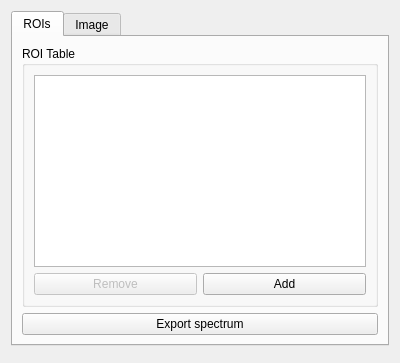
<?xml version="1.0" encoding="UTF-8"?>
<ui version="4.0">
 <class>Form</class>
 <widget class="QWidget" name="Form">
  <property name="geometry">
   <rect>
    <x>0</x>
    <y>0</y>
    <width>400</width>
    <height>363</height>
   </rect>
  </property>
  <property name="windowTitle">
   <string>Form</string>
  </property>
  <layout class="QVBoxLayout" name="verticalLayout">
   <item>
    <widget class="QTabWidget" name="exportTabs">
     <property name="currentIndex">
      <number>0</number>
     </property>
     <widget class="QWidget" name="roi_tab">
      <attribute name="title">
       <string>ROIs</string>
      </attribute>
      <layout class="QVBoxLayout" name="verticalLayout_4">
       <item>
        <widget class="QGroupBox" name="manualGroup">
         <property name="title">
          <string>ROI Table</string>
         </property>
         <property name="flat">
          <bool>false</bool>
         </property>
         <property name="checkable">
          <bool>false</bool>
         </property>
         <layout class="QVBoxLayout" name="verticalLayout_5">
          <item>
           <widget class="ROITableWidget" name="table_view">
            <attribute name="horizontalHeaderHighlightSections">
             <bool>true</bool>
            </attribute>
            <attribute name="verticalHeaderVisible">
             <bool>false</bool>
            </attribute>
           </widget>
          </item>
          <item>
           <layout class="QHBoxLayout" name="horizontalLayout">
            <item>
             <widget class="QPushButton" name="removeBtn">
              <property name="enabled">
               <bool>false</bool>
              </property>
              <property name="toolTip">
               <string>&lt;html&gt;&lt;head/&gt;&lt;body&gt;&lt;p&gt;Removes the selected row from the table.&lt;/p&gt;&lt;/body&gt;&lt;/html&gt;</string>
              </property>
              <property name="text">
               <string>Remove</string>
              </property>
             </widget>
            </item>
            <item>
             <widget class="QPushButton" name="addBtn">
              <property name="toolTip">
               <string>&lt;html&gt;&lt;head/&gt;&lt;body&gt;&lt;p&gt;Adds a new row to the table.&lt;/p&gt;&lt;p&gt;Slice index defaults to the current preview slice index.&lt;/p&gt;&lt;/body&gt;&lt;/html&gt;</string>
              </property>
              <property name="text">
               <string>Add</string>
              </property>
             </widget>
            </item>
           </layout>
          </item>
         </layout>
        </widget>
       </item>
       <item>
        <widget class="QPushButton" name="exportButton">
         <property name="sizePolicy">
          <sizepolicy hsizetype="Minimum" vsizetype="Fixed">
           <horstretch>0</horstretch>
           <verstretch>0</verstretch>
          </sizepolicy>
         </property>
         <property name="minimumSize">
          <size>
           <width>0</width>
           <height>0</height>
          </size>
         </property>
         <property name="text">
          <string>Export spectrum</string>
         </property>
        </widget>
       </item>
      </layout>
     </widget>
     <widget class="QWidget" name="image_tab">
      <attribute name="title">
       <string>Image</string>
      </attribute>
      <layout class="QVBoxLayout" name="verticalLayout_6">
       <item>
        <widget class="QLabel" name="label">
         <property name="text">
          <string>Output Mode</string>
         </property>
        </widget>
       </item>
       <item>
        <widget class="QComboBox" name="image_output_mode_combobox">
         <item>
          <property name="text">
           <string>2D Binned</string>
          </property>
         </item>
         <item>
          <property name="text">
           <string>Single Spectrum</string>
          </property>
         </item>
        </widget>
       </item>
       <item>
        <widget class="QLabel" name="label_2">
         <property name="text">
          <string>Error Mode</string>
         </property>
        </widget>
       </item>
       <item>
        <widget class="QComboBox" name="transmission_error_mode_combobox">
         <item>
          <property name="text">
           <string>Standard Deviation</string>
          </property>
         </item>
         <item>
          <property name="text">
           <string>Propagated</string>
          </property>
         </item>
        </widget>
       </item>
       <item>
        <widget class="QLabel" name="bin_size_label">
         <property name="text">
          <string>Bin Size</string>
         </property>
        </widget>
       </item>
       <item>
        <widget class="QSpinBox" name="bin_size_spinBox">
         <property name="minimum">
          <number>1</number>
         </property>
         <property name="maximum">
          <number>1000</number>
         </property>
         <property name="value">
          <number>10</number>
         </property>
        </widget>
       </item>
       <item>
        <widget class="QLabel" name="bin_step_label">
         <property name="text">
          <string>Bin Step</string>
         </property>
        </widget>
       </item>
       <item>
        <widget class="QSpinBox" name="bin_step_spinBox">
         <property name="minimum">
          <number>1</number>
         </property>
         <property name="maximum">
          <number>1000</number>
         </property>
        </widget>
       </item>
       <item>
        <spacer name="verticalSpacer_2">
         <property name="orientation">
          <enum>Qt::Vertical</enum>
         </property>
         <property name="sizeHint" stdset="0">
          <size>
           <width>20</width>
           <height>40</height>
          </size>
         </property>
        </spacer>
       </item>
       <item>
        <widget class="QPushButton" name="exportButtonRITS">
         <property name="text">
          <string>Export to RITS</string>
         </property>
        </widget>
       </item>
      </layout>
     </widget>
    </widget>
   </item>
   <item>
    <widget class="ROIPropertiesTableWidget" name="roi_properties_widget" native="true"/>
   </item>
  </layout>
 </widget>
 <customwidgets>
  <customwidget>
   <class>ROITableWidget</class>
   <extends>QTableView</extends>
   <header>mantidimaging.gui.widgets.spectrum_widgets.roi_form_widget</header>
  </customwidget>
  <customwidget>
   <class>ROIPropertiesTableWidget</class>
   <extends>QWidget</extends>
   <header>mantidimaging.gui.widgets.spectrum_widgets.roi_form_widget</header>
   <container>1</container>
  </customwidget>
 </customwidgets>
 <resources/>
 <connections/>
</ui>
